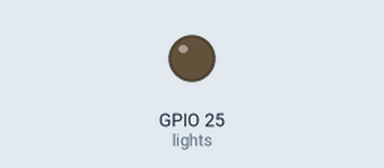
A program run on a simulated ESP32 board running MicroPython. On the bench: output pins drawn as LEDs (lit = HIGH). What the program prints to the serial console is not drawn.

Above: at 0.15 s.
Timing chart, 0 to 1.6 s (numbered marks = the images above):
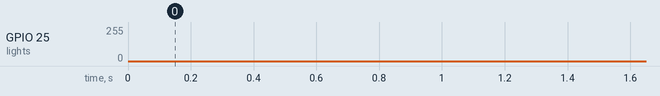

The program:

221016-pwm.py
```python
''' 使用machine.PWM模块，实现221016-brightness.py中的呼吸灯效果 '''
from machine import Pin,PWM
import time
led = list()
pwm = list()
lights = [25]
for i in lights:
    led.append(Pin(i,Pin.OUT))
    print(i)
    pwm.append(PWM(Pin(i,Pin.OUT)))
for i in pwm:
    i.freq(100000)
    i.duty(0)
while True:
    n=len(pwm)
    for i in range(n):
        for j in range(1024):
            pwm[i].duty(j)
            time.sleep_us(1000)
        for j in range(1023,-1,-1):
            pwm[i].duty(j)
            time.sleep_us(1000)
```
